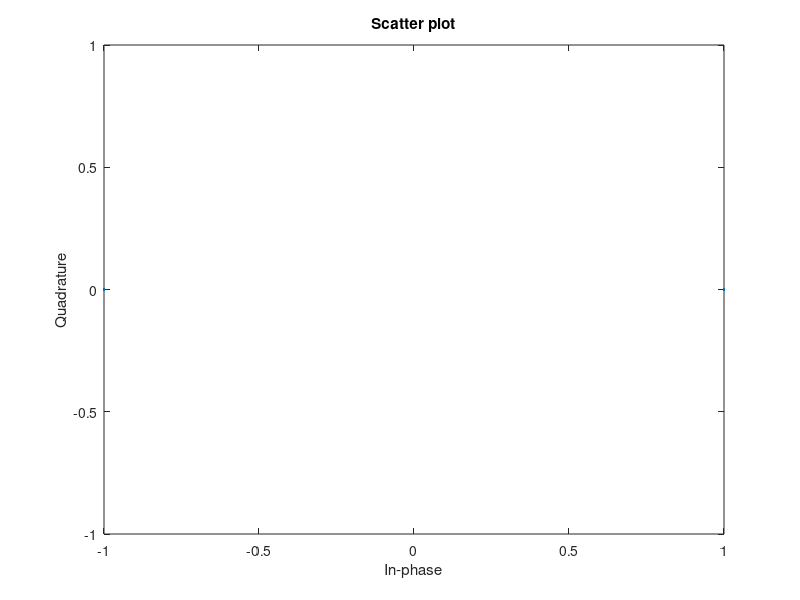
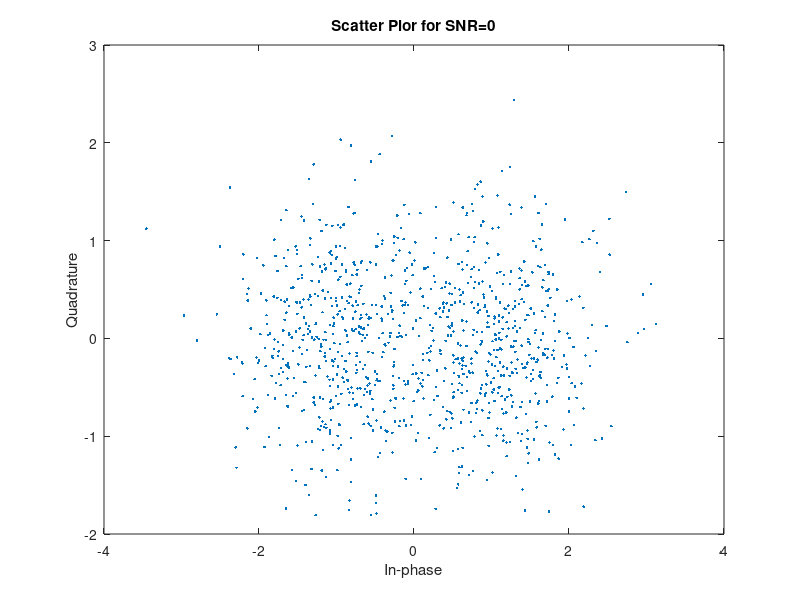
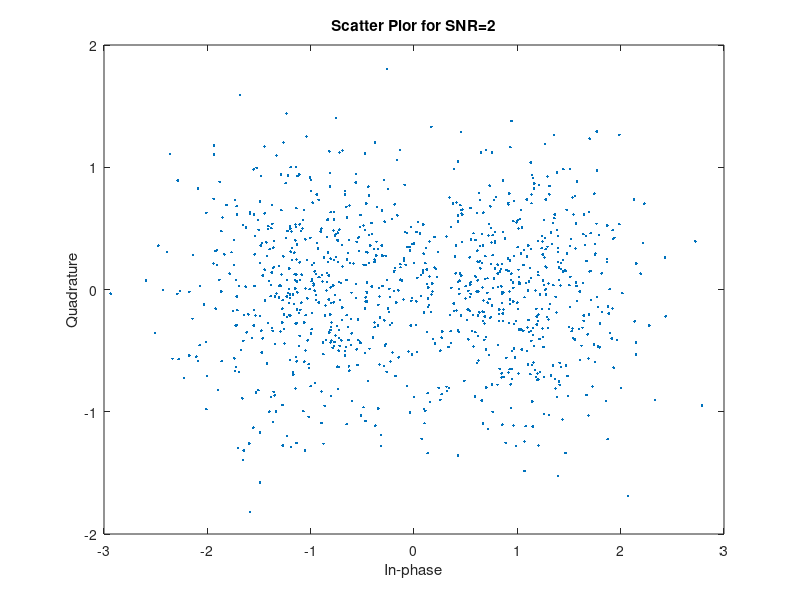
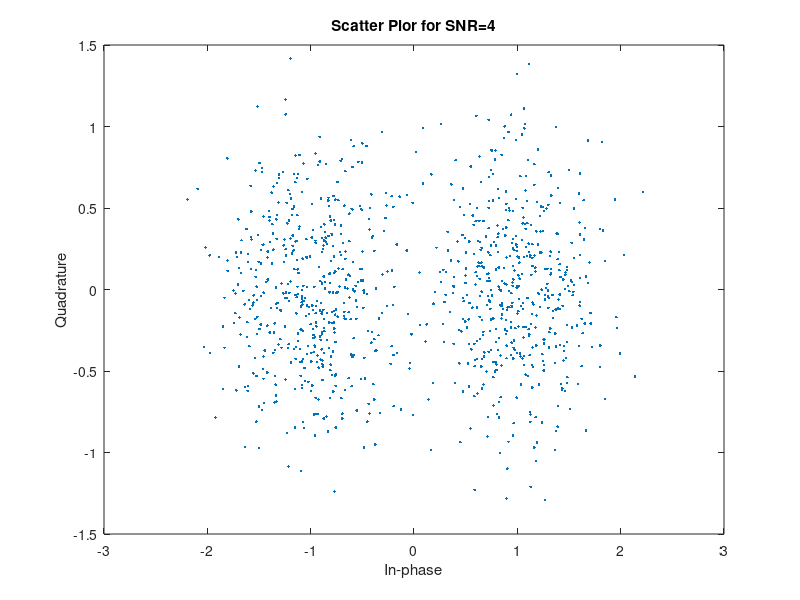

Source code (MATLAB) for these figures, in order:
clear all;
z=rand(1,1000);
x=round(z);%generating random signal of 1000 bits
for i=1:length(x)%converting polar waveform
if x(i)==1
xmod(i)=1;
else
xmod(i)=-1;
end
end
scatterplot(xmod);
bersim=[];
for snr=0:2:20;
y=awgn(complex(xmod),snr);%recived signal with white noise introduced
scatterplot(y);
title(sprintf('Scatter Plor for SNR=%d', snr))
for i=1:length(y)%detecting recived signal
if y(i)>=0
det(i)=1;
else
det(i)=0;
end
end
[noe ber]=biterr(x,det)%calling bit error function
bersim=[bersim ber];
end
snr=0:2:20; 
semilogy(snr,bersim,'k*-','linewidth',2);%plotting snr in db with biterror in y
% axis of  log graph
hold on;
grid on;
xlabel('snr')
ylabel('bet_error')

